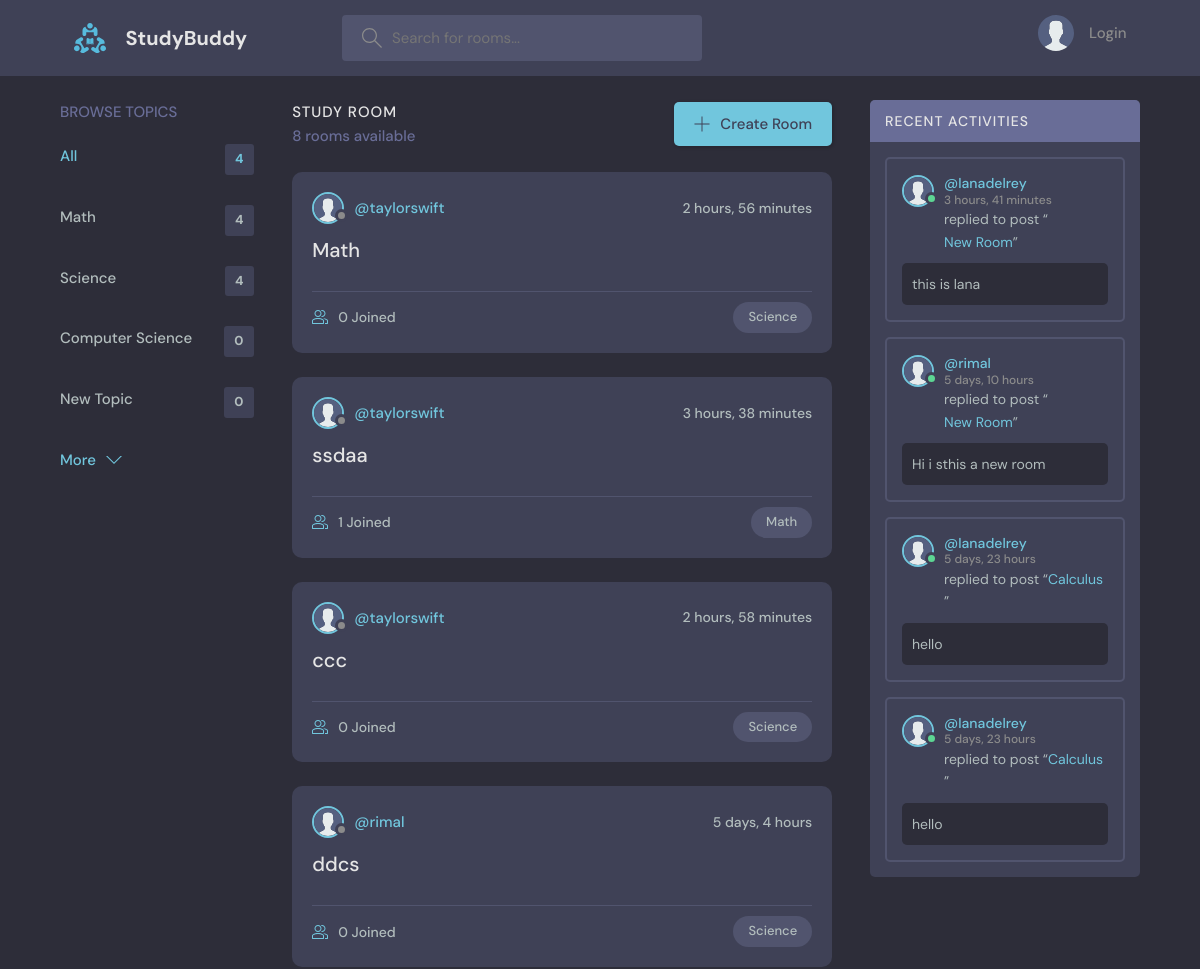
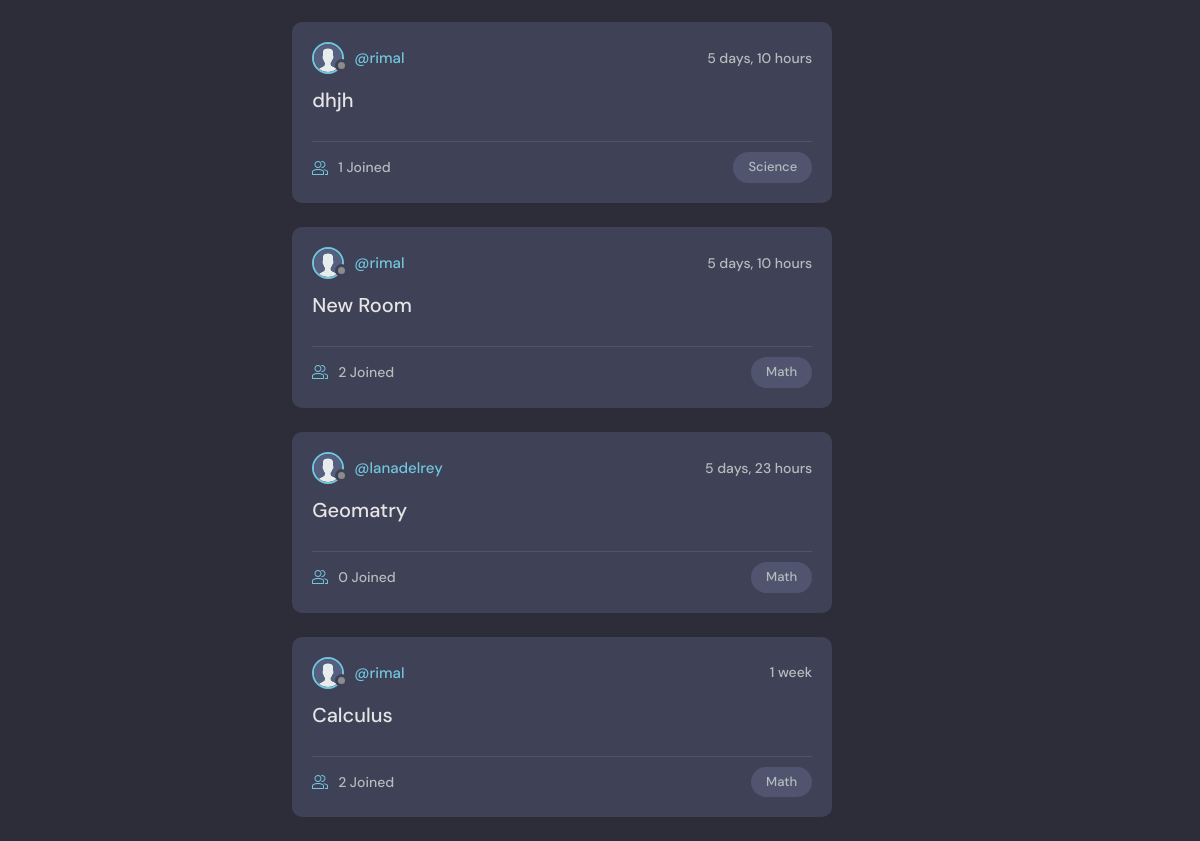
The page / on the database its author committed (2 pictures, top to bottom).
### base/models.py (models this page shows, shortened)
class Topic(models.Model):
    name = models.CharField(max_length=200)

class Room(models.Model):
    host = models.ForeignKey(User, on_delete = models.SET_NULL, null = True)
    topic =  models.ForeignKey(Topic, on_delete = models.SET_NULL, null = True)
    name = models.CharField(max_length=200)
    description = models.TextField(null = True, blank=True)
    participants = models.ManyToManyField(User, related_name='participants', blank=True )
    updated = models.DateTimeField(auto_now = True)
    created = models.DateTimeField(auto_now_add = True)
    class Meta:
        ordering = ['-updated', '-created']
    def __str__(self):
        return self.name

class Message(models.Model):
    user = models.ForeignKey(User, on_delete = models.CASCADE)
    room = models.ForeignKey(Room, on_delete = models.CASCADE)
    body = models.TextField()
    updated = models.DateTimeField(auto_now = True)
    created = models.DateTimeField(auto_now_add = True)
    class Meta:
        ordering = ['-updated', '-created']

### base/views.py (the view)
# urls.py: path('', views.home, name = "home"),
def home(request):
    q = request.GET.get('q') if request.GET.get('q') != None else ""
    rooms = Room.objects.filter(
        Q(topic__name__icontains=q)|
        Q(name__icontains=q)|
        Q(description__icontains=q)|
        Q(host__username__icontains=q)
    )
    topics = Topic.objects.all()
    room_count = rooms.count()
    room_messages = Message.objects.filter(Q(room__topic__name__icontains=q))
    topics = Topic.objects.all()
    return render(request, 'home.html', {'rooms': rooms, 'topics': topics, 'room_count':room_count, 'room_messages': room_messages})

### templates/home.html (shortened to what this page needs)
    {% extends 'main.html' %}
    {% block content %}
    <main class="layout layout--3">
      <div class="container">
        {% include 'topics_component.html' %}
        <div class="roomList">
          <div class="roomList__header">
            <div>
              <h2>Study Room</h2>
              <p>{{room_count}} rooms available</p>
            </div>
            <a class="btn btn--main" href="{% url 'create-room' %}">
              <svg version="1.1" xmlns="http://www.w3.org/2000/svg" width="32" height="32" viewBox="0 0 32 32">
                <title>add</title>
                <path
                  d="M16.943 0.943h-1.885v14.115h-14.115v1.885h14.115v14.115h1.885v-14.115h14.115v-1.885h-14.115v-14.115z"
                ></path>
              </svg>
              Create Room
            </a>
          </div>
          {% include 'feed_component.html' %}
        </div>
        {% include 'activity_component.html' %}
      </div>
    </main>
   {% endblock %}

### templates/topics_component.html
<div class="topics">
    <div class="topics__header">
      <h2>Browse Topics</h2>
    </div>
    <ul class="topics__list">
      <li>
        <a href="{% url 'home' %}" class="active">All <span>{{topics.count}}</span></a>
      </li>
      {% for topic in topics %}
      <li>
        <a href="{% url 'home' %}?q={{topic.name}}">{{ topic.name }} <span>{{ topic.room_set.all.count }}</span></a>
      </li>
      {% endfor %}
    </ul>
    <a class="btn btn--link" href="topics.html">
      More
      <svg version="1.1" xmlns="http://www.w3.org/2000/svg" width="32" height="32" viewBox="0 0 32 32">
        <title>chevron-down</title>
        <path d="M16 21l-13-13h-3l16 16 16-16h-3l-13 13z"></path>
      </svg>
    </a>
  </div>

### templates/feed_component.html (shortened to what this page needs)
{% load static %}
{% for room in rooms %}
<div class="roomListRoom">
    <div class="roomListRoom__header">
      <a href="{% url 'user-profile' room.host.id %}" class="roomListRoom__author">
        <div class="avatar avatar--small">
          <img src="{% static 'images/avatar.svg' %}" />
        </div>
        <span>@{{room.host.username}}</span>
      </a>
      <div class="roomListRoom__actions">
        <span>{{room.created|timesince}}</span>
      </div>
    </div>
    <div class="roomListRoom__content">
      <a href="{% url 'room' room.id %}">{{ room.name }}</a>
    </div>
    <div class="roomListRoom__meta">
      <a href="{% url 'room' room.id %}" class="roomListRoom__joined">
        {{ room.participants.all.count }} Joined
      </a>
      <p class="roomListRoom__topic">{{ room.topic.name }}</p>
    </div>
  </div>
{% endfor %}

### templates/activity_component.html (shortened to what this page needs)
{% load static %}
<div class="activities">
    <div class="activities__header">
    <h2>Recent Activities</h2>
    </div>
    {% for message in room_messages %}
        <div class="activities__box">
        <div class="activities__boxHeader roomListRoom__header">
            <a href="{% url  'user-profile' message.user.id %}" class="roomListRoom__author">
            <div class="avatar avatar--small active">
                <img src="{% static 'images/avatar.svg' %}" />
            </div>
            <p>
                @{{message.user}}
                <span>{{message.created|timesince}}</span>
            </p>
            </a>
        </div>
        <div class="activities__boxContent">
            <p>replied to post “<a href="{% url 'room' message.room.id %}">{{message.room}}</a>”</p>
            <div class="activities__boxRoomContent">
            {{message.body}}
            </div>
        </div>
        </div>
    {% endfor %}
</div>

### rows shown on the page
Topic: name "Math", room_set.all.count "4"
Topic: name "Science", room_set.all.count "4"
Topic: name "Computer Science", room_set.all.count "0"
Topic: name "New Topic", room_set.all.count "0"
Room: host.username "taylorswift", created "2 hours, 56 minutes", name "Math", participants.all.count "0", topic.name "Science"
Room: host.username "taylorswift", created "3 hours, 38 minutes", name "ssdaa", participants.all.count "1", topic.name "Math"
Room: host.username "taylorswift", created "2 hours, 58 minutes", name "ccc", participants.all.count "0", topic.name "Science"
Room: host.username "rimal", created "5 days, 4 hours", name "ddcs", participants.all.count "0", topic.name "Science"
Room: host.username "rimal", created "5 days, 10 hours", name "dhjh", participants.all.count "1", topic.name "Science"
Room: host.username "rimal", created "5 days, 10 hours", name "New Room", participants.all.count "2", topic.name "Math"
Room: host.username "lanadelrey", created "5 days, 23 hours", name "Geomatry", participants.all.count "0", topic.name "Math"
Room: host.username "rimal", created "1 week", name "Calculus", participants.all.count "2", topic.name "Math"
Message: user "lanadelrey", created "3 hours, 41 minutes", room "New Room", body "this is lana"
Message: user "rimal", created "5 days, 10 hours", room "New Room", body "Hi i sthis a new room"
Message: user "lanadelrey", created "5 days, 23 hours", room "Calculus", body "hello"
Message: user "lanadelrey", created "5 days, 23 hours", room "Calculus", body "hello"

### other values the page prints
{{ topics.count }} "4"
{{ room_count }} "8"
